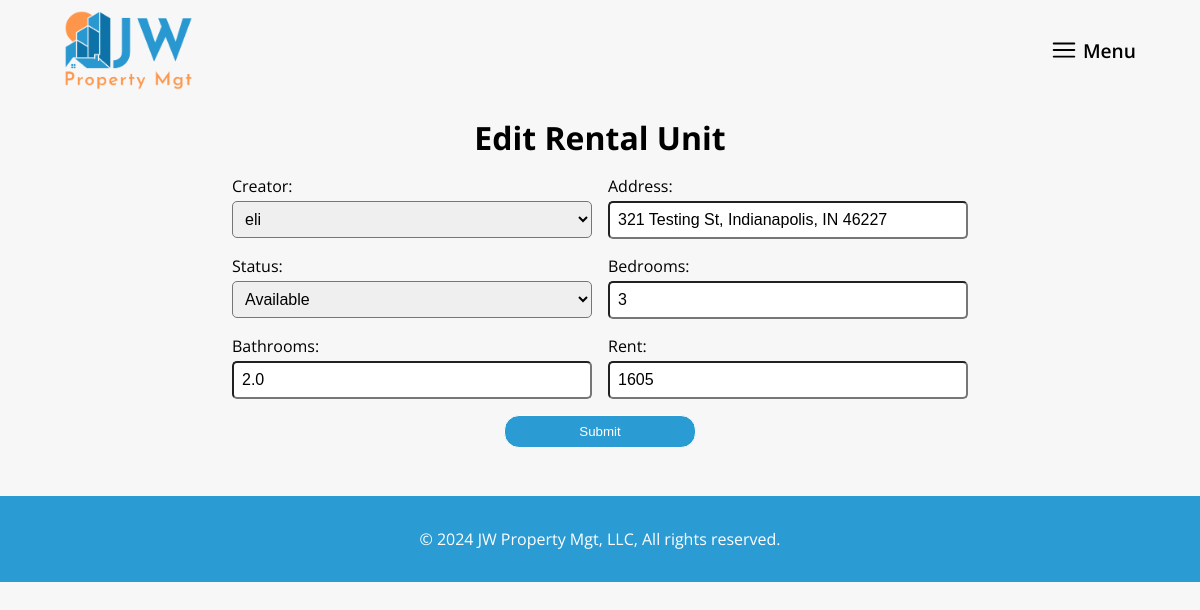
Screenshot of /edit_unit/1/ (signed in) with the database file from the repository.
### mainsite/models.py (models this page shows, shortened)
class Unit(models.Model):
    STATUS_CHOICES = [
        ('available', 'Available'),
        ('rented', 'Rented'),
        ('pending', 'Pending'),
    ]
    creator = models.ForeignKey(settings.AUTH_USER_MODEL, on_delete=models.CASCADE)
    address = models.CharField(max_length=200)
    status = models.CharField(max_length=20, choices=STATUS_CHOICES, default='available')
    bedrooms = models.IntegerField()
    bathrooms = models.IntegerField()  # Change to IntegerField
    rent = models.IntegerField()
    created_date = models.DateTimeField(default=timezone.now)
    published_date = models.DateTimeField(default=timezone.now)

### mainsite/views.py (the view)
# urls.py: path('edit_unit/<int:unit_id>/', views.edit_unit, name='edit_unit'),
@login_required
def edit_unit(request, unit_id):
    unit = get_object_or_404(Unit, pk=unit_id)
    if request.method == 'POST':
        form = UnitForm(request.POST, instance=unit)
        if form.is_valid():
            form.save()
            return redirect('dashboard')
    else:
        form = UnitForm(instance=unit)
    return render(request, 'edit_unit.html', {'form': form, 'unit': unit})

### mainsite/forms.py
class UnitForm(forms.ModelForm):
    class Meta:
        model = Unit
        fields = ('creator', 'address', 'status', 'bedrooms', 'bathrooms', 'rent',)

### mainsite/templates/edit_unit.html
{% extends 'base.html' %}
{% block content %}
    <div class="header__background"></div>
    <div class="rentApp__Container">
        <h1 class="subpage__title">Edit Rental Unit</h1>
        {% if submit %}
            <div class="rentApp__successContainer">
                <h2 class="rentApp__success">Rental was updated successfully</h2>
                <a href="{% url 'main' %}" class="rentApp__toHome">Return to Home</a>
            </div>
        {% else %}
            <form method="POST" class="rentApp__editForm">{% csrf_token %}
                {{ form.as_p }}
                <button type="submit" class="rentApp__submitBtn">Submit</button>
            </form>
        {% endif %}
    </div>
{% endblock %}

### mainsite/static/css/style.css (style rules this page uses)
* { padding: 0; margin: 0; box-sizing: border-box; }
body { font-family: 'Open Sans', Helvetica, sans-serif; background-color: #f7f7f7; }
.header__background { width: 100vw; height: 100px; }
.subpage__title { text-align: center; padding: 1rem 0; }
.rentApp__Container { max-width: 48rem; margin: 0 auto; padding: 0 1rem; }
.rentApp__form p:nth-child(6), .rentApp__submitBtn { grid-column: 1 / 3; }
.rentApp__submitBtn { width: 12rem; margin: 0 auto; padding: .5rem 0; background-color: rgb(43, 155, 211); color: white; border: 1px solid white; border-radius: 15px; }
.rentApp__editForm { display: grid; grid-template-columns: 1fr 1fr; gap: 1rem; }
.rentApp__editForm p { display: flex; flex-direction: column; }
.rentApp__editForm p label { font-size: 1rem; padding-bottom: .25rem; }
.rentApp__editForm p input, .rentApp__editForm p select { font-size: 1rem; padding: .5rem; border-radius: 5px; }
.rentApp__submitBtn { width: 12rem; margin: 0 auto; padding: .5rem 0; background-color: rgb(43, 155, 211); color: white; border: 1px solid white; border-radius: 15px; cursor: pointer; }

### rows the page displays
Unit: creator "eli", address "321 Testing St, Indianapolis, IN 46227", status "Available", bedrooms "3", bathrooms "2.0", rent "1605"
